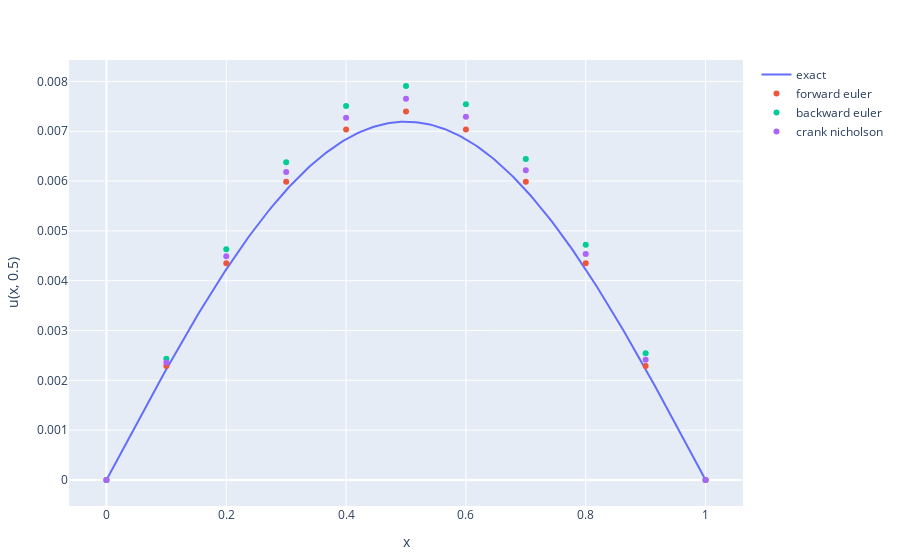

Notebook cell for this chart:
### Code cell
include("../finite_difference.jl")
kappa = 1   # diffusion constant
L = 1.0         # length of spatial domain
T = .5         # total time to solve for

function u_I(x)
    # initial temperature distribution
    y = sin.(pi*x/L)
    return y
end

function u_exact(x,t)
    # the exact solution
    y = exp.(-kappa*(pi^2/L^2)*t)*sin.(pi*x/L)
    return y
end

# Set numerical parameters
mx = 10     # number of gridpoints in space
mt = 1000   # number of gridpoints in time

function bcf(x,t)
    return 0
end

# forward euler Estimate
fex, feu_j = finite_difference(u_I, kappa, L, T, mx, mt, boundary=bcf, method="forward_euler")
# # Create trace
f_euler = scatter(x=fex, y=feu_j, mode="markers", name="forward euler", showlegend=true)


# backward euler Estimate
bex, beu_j = finite_difference(u_I, kappa, L, T, mx, mt, boundary=bcf, method="backward_euler")
# Create trace
b_euler = scatter(x=bex, y=beu_j, mode="markers", name="backward euler", showlegend=true)


# crank nicholson Estimate
cnx, cnu_j = finite_difference(u_I, kappa, L, T, mx, mt, boundary=bcf, method="crank_nicholson")
# Create trace
c_nicholson = scatter(x=cnx, y=cnu_j, mode="markers", name="crank nicholson", showlegend=true)



# Plot the final result and exact solution
xx = 0:L/250:L

# Create solution trace
exact = scatter(x=xx, y=u_exact(xx,T), mode="lines", name="exact", showlegend=true)

layout = Layout(
    xaxis_title = "x",
    yaxis_title = string("u(x, ",string(T),")")
    )

plot([exact, f_euler, b_euler, c_nicholson], layout)

### Figure 1 — Plotly figure (JSON) as saved in the notebook; plotly's stock layout.template omitted (floating-point values rounded to 4 significant figures; data arrays with more than 128 entries replaced by an {"elided": "..."} marker saying what was removed)
{"data": [{"mode": "lines", "name": "exact", "showlegend": true, "type": "scatter", "x": {"elided": "251 float values"}, "y": {"elided": "251 float values"}}, {"mode": "markers", "name": "forward euler", "showlegend": true, "type": "scatter", "x": [0, 0.1, 0.2, 0.3, 0.4, 0.5, 0.6, 0.7, 0.8, 0.9, 1], "y": [0, 0.002287, 0.004349, 0.005986, 0.007037, 0.007399, 0.007037, 0.005986, 0.004349, 0.002287, 0]}, {"mode": "markers", "name": "backward euler", "showlegend": true, "type": "scatter", "x": [0, 0.1, 0.2, 0.3, 0.4, 0.5, 0.6, 0.7, 0.8, 0.9, 1], "y": [0, 0.002433, 0.00463, 0.006378, 0.007507, 0.007908, 0.007542, 0.006445, 0.004723, 0.002543, 0]}, {"mode": "markers", "name": "crank nicholson", "showlegend": true, "type": "scatter", "x": [0, 0.1, 0.2, 0.3, 0.4, 0.5, 0.6, 0.7, 0.8, 0.9, 1], "y": [0, 0.00236, 0.00449, 0.006183, 0.007274, 0.007655, 0.007291, 0.006217, 0.004537, 0.002415, 0]}], "layout": {"margin": {"b": 50, "l": 50, "r": 50, "t": 60}, "xaxis": {"title": {"text": "x"}}, "yaxis": {"title": {"text": "u(x, 0.5)"}}}}
